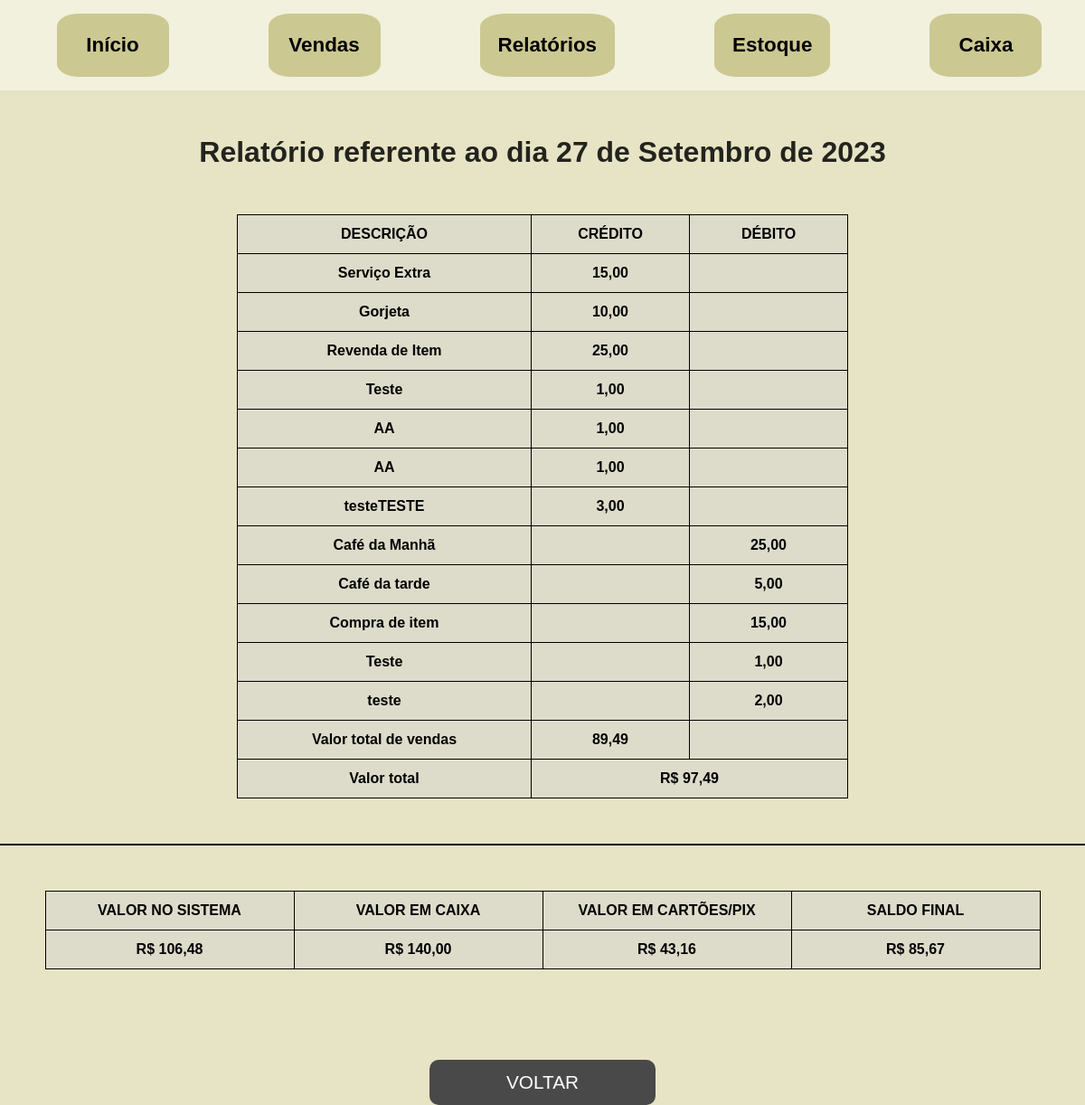
/relatoriocaixa/8, run on an earlier commit of the app's database.
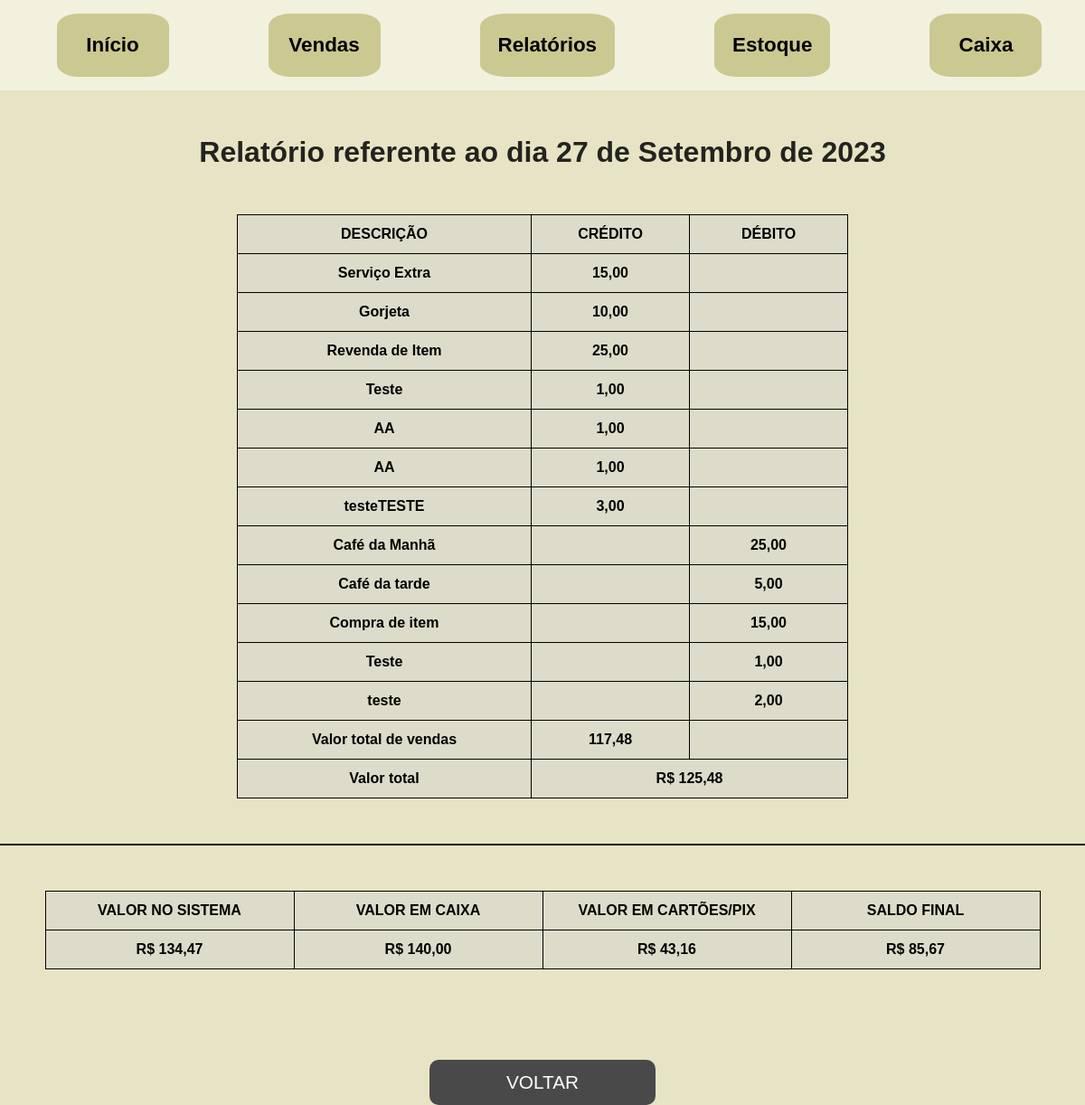
And on a later commit of the database.
### sistema/models.py (models this page shows, shortened)
class RelatorioVendas(models.Model):
    data = models.DateTimeField(default=timezone.now)
    valorfinal = models.DecimalField(max_digits=10, decimal_places=2, null=True, blank=True)

class RelatorioCaixa(models.Model):
    valorSistema = models.DecimalField(max_digits=10, decimal_places=2, null=True, blank=True)
    valorCaixa = models.DecimalField(max_digits=10, decimal_places=2, null=True, blank=True)
    valorCartao = models.DecimalField(max_digits=10, decimal_places=2, null=True, blank=True)
    saldoFinal = models.DecimalField(max_digits=10, decimal_places=2, null=True, blank=True)
    data = models.DateTimeField(default=timezone.now)

### sistema/views.py (the view)
# urls.py: path('relatoriocaixa/<int:pk>', RelatorioDeCaixa.as_view(), name="relatoriocaixa"),
class RelatorioDeCaixa(DetailView):
    template_name = "relatorioCaixa.html"
    model = RelatorioCaixa
    def get_context_data(self, **kwargs):
        try:
            context = super().get_context_data(**kwargs)
            relatorio = self.get_object()
            date = relatorio.data.date()
            relatorio_venda = get_object_or_404(RelatorioVendas, data__date=date)
            valor_total_vendas = relatorio_venda.valorfinal
        except Exception as e:
            valor_total_vendas = 0
        context['valor_total_vendas'] = valor_total_vendas
        try:
            valorcredito = relatorio.credito.aggregate(Sum('valor'))['valor__sum'] or 0
            valordebito = relatorio.debito.aggregate(Sum('valor'))['valor__sum'] or 0
        except Exception as e:
            valorcredito = 0
            valordebito = 0
        valor_total = (valor_total_vendas + valorcredito) - valordebito
        context['valor_total'] = valor_total
        context['data'] = date
        return context

### sistema/models.py (called while the page is built)
    def __str__(self):
        return self.descricao

    def __str__(self):
        return self.descricao

### sistema/templates/relatorioCaixa.html (shortened to what this page needs)
{% extends 'base.html' %}
{% load static %}
{% block content %}
<div>
    <div style="height: 50px;">
    </div>
    <h1 class="title-report-store-cashier">Relatório referente ao dia {{ data }}</h1>
    <table>
        <tr>
            <th style="width: 300px;">DESCRIÇÃO <th style="width: 150px;">CRÉDITO<th style="width: 150px;">DÉBITO
        </tr>
        {% for credit in object.credito.all %}
        <tr>
            <th>{{ credit }} <th>{{ credit.valor|floatformat:"2" }}<th>
        </tr>
        {% endfor %}
        {% for debit in object.debito.all %}
        <tr>
            <th>{{ debit }} <th><th>{{ debit.valor|floatformat:"2" }}
        </tr>
        {% endfor %}
        <tr>
            <th>Valor total de vendas<th>{{ valor_total_vendas|floatformat:"2" }}<th>
        </tr>
        <tr>
            <th>Valor total<th colspan="2"> R$ {{ valor_total|floatformat:"2" }}
        </tr>
    </table>
    <div style='background-color: black; height:2px; margin-top:50px; margin-bottom:50px;'>
    </div>
    <table>
        <tr>
            <th>VALOR NO SISTEMA<th>VALOR EM CAIXA<th>VALOR EM CARTÕES/PIX<th>SALDO FINAL
        </tr>
        <tr>
            <th style="width: 250px;">R$ {{ object.valorSistema|floatformat:"2" }}<th style="width: 250px;">R$ {{ object.valorCaixa|floatformat:"2" }}<th style="width: 250px;">R$ {{ object.valorCartao|floatformat:"2" }}<th style="width: 250px;">R$ {{ object.saldoFinal|floatformat:"2" }}
        </tr>
    </table>
<div class="div-botao-voltar">
    <a href="{% url 'sistema:relatorios' %}">
    <button class="btn-voltar">
        VOLTAR
    </button>
</a>
</div>
</div>
{% endblock %}

What changed in the data, as far as the page shows it:
changed RelatorioVendas: valorfinal "89,49" → "117,48"
changed RelatorioCaixa: valorSistema "106,48" → "134,47"
Also different on the page:
{{ valor_total|floatformat:"2" }}: "97,49" → "125,48"
